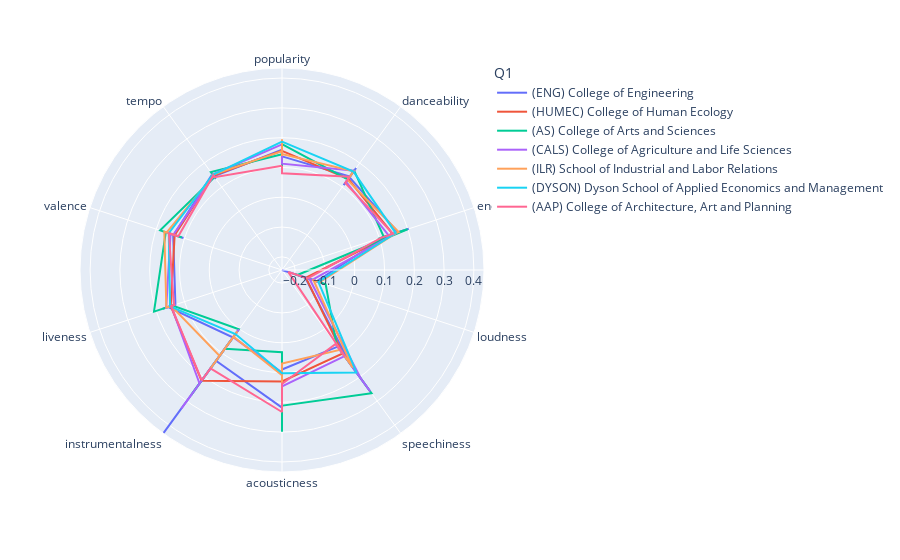

The notebook cell this image was saved under:
### Code cell
fig = px.line_polar(
    melted,
    r='value',
    theta='variable',
    color='Q1',
    line_close=True,
    color_discrete_sequence=px.colors.qualitative.Plotly,
    #template='plotly_white',
)
fig.show()

### Figure 1 — Plotly figure (JSON) as saved in the notebook; plotly's stock layout.template omitted (floating-point values rounded to 4 significant figures; data arrays with more than 128 entries replaced by an {"elided": "..."} marker saying what was removed)
{"data": [{"hovertemplate": "Q1=(ENG) College of Engineering<br>value=%{r}<br>variable=%{theta}<extra></extra>", "legendgroup": "(ENG) College of Engineering", "line": {"color": "#636EFA", "dash": "solid"}, "marker": {"symbol": "circle"}, "mode": "lines", "name": "(ENG) College of Engineering", "r": [0.1596, 0.1668, 0.1868, 0.1487, 0.1345, 0.1207, 0.08348, 0.1633, 0.1752, 0.1563, 0.1542, 0.1373, 0.1434, 0.1431, 0.165, 0.1791, 0.1595, 0.1177, 0.1077, 0.14, 0.1661, 0.1663, 0.1598, 0.1409, 0.1648, 0.1605, 0.1485, 0.1425, 0.1506, 0.2032, 0.1016, 0.1245, 0.1493, 0.1554, 0.1561, 0.125, -0.1223, -0.1261, -0.1263, -0.1333, -0.1251, -0.09858, -0.2442, -0.2059, -0.126, -0.1295, -0.1157, -0.1626, 0.1471, 0.1409, 0.2395, 0.258, 0.1213, 0.1428, 0.1183, 0.1718, 0.1933, 0.1896, 0.1603, 0.07368, 0.08995, 0.1078, 0.1068, 0.1031, 0.1155, 0.03626, 0.241, 0.1564, 0.107, 0.08466, 0.1015, 0.2179, 0.1325, 0.05431, 0.05982, 0.01186, 0.02965, 0.183, 0.4339, 0.1713, 0.03108, 0.02399, 0.01373, 0.03589, 0.1576, 0.1622, 0.1765, 0.1574, 0.1476, 0.1673, 0.1396, 0.1322, 0.1521, 0.1498, 0.1379, 0.132, 0.14, 0.1576, 0.1313, 0.1491, 0.1688, 0.1469, 0.1036, 0.1354, 0.1376, 0.1491, 0.1559, 0.1376, 0.1539, 0.154, 0.1471, 0.14, 0.1449, 0.1577, 0.1339, 0.1373, 0.1539, 0.1551, 0.1483, 0.1444, 0.1596], "showlegend": true, "subplot": "polar", "theta": ["popularity", "popularity", "popularity", "popularity", "popularity", "popularity", "popularity", "popularity", "popularity", "popularity", "popularity", "popularity", "danceability", "danceability", "danceability", "danceability", "danceability", "danceability", "danceability", "danceability", "danceability", "danceability", "danceability", "danceability", "energy", "energy", "energy", "energy", "energy", "energy", "energy", "energy", "energy", "energy", "energy", "energy", "loudness", "loudness", "loudness", "loudness", "loudness", "loudness", "loudness", "loudness", "loudness", "loudness", "loudness", "loudness", "speechiness", "speechiness", "speechiness", "speechiness", "speechiness", "speechiness", "speechiness", "speechiness", "speechiness", "speechiness", "speechiness", "speechiness", "acousticness", "acousticness", "acousticness", "acousticness", "acousticness", "acousticness", "acousticness", "acousticness", "acousticness", "acousticness", "acousticness", "acousticness", "instrumentalness", "instrumentalness", "instrumentalness", "instrumentalness", "instrumentalness", "instrumentalness", "instrumentalness", "instrumentalness", "instrumentalness", "instrumentalness", "instrumentalness", "instrumentalness", "liveness", "liveness", "liveness", "liveness", "liveness", "liveness", "liveness", "liveness", "liveness", "liveness", "liveness", "liveness", "valence", "valence", "valence", "valence", "valence", "valence", "valence", "valence", "valence", "valence", "valence", "valence", "tempo", "tempo", "tempo", "tempo", "tempo", "tempo", "tempo", "tempo", "tempo", "tempo", "tempo", "tempo", "popularity"], "type": "scatterpolar"}, {"hovertemplate": "Q1=(HUMEC) College of Human Ecology<br>value=%{r}<br>variable=%{theta}<extra></extra>", "legendgroup": "(HUMEC) College of Human Ecology", "line": {"color": "#EF553B", "dash": "solid"}, "marker": {"symbol": "circle"}, "mode": "lines", "name": "(HUMEC) College of Human Ecology", "r": [0.156, 0.134, 0.1469, -0.1598, 0.1024, 0.1298, 0.2152, 0.1486, 0.1347, 0.1478, 0.156], "showlegend": true, "subplot": "polar", "theta": ["popularity", "danceability", "energy", "loudness", "speechiness", "acousticness", "instrumentalness", "liveness", "valence", "tempo", "popularity"], "type": "scatterpolar"}, {"hovertemplate": "Q1=(AS) College of Arts and Sciences<br>value=%{r}<br>variable=%{theta}<extra></extra>", "legendgroup": "(AS) College of Arts and Sciences", "line": {"color": "#00CC96", "dash": "solid"}, "marker": {"symbol": "circle"}, "mode": "lines", "name": "(AS) College of Arts and Sciences", "r": {"elided": "151 float values"}, "showlegend": true, "subplot": "polar", "theta": {"elided": "151 str values"}, "type": "scatterpolar"}, {"hovertemplate": "Q1=(CALS) College of Agriculture and Life Sciences<br>value=%{r}<br>variable=%{theta}<extra></extra>", "legendgroup": "(CALS) College of Agriculture and Life Sciences", "line": {"color": "#AB63FA", "dash": "solid"}, "marker": {"symbol": "circle"}, "mode": "lines", "name": "(CALS) College of Agriculture and Life Sciences", "r": [0.1778, 0.1331, 0.1648, 0.167, 0.1565, 0.1492, 0.1605, 0.1587, 0.1181, 0.1128, 0.1676, 0.1716, 0.1374, 0.1356, 0.1379, 0.1715, 0.1614, 0.1345, 0.1309, 0.1218, 0.1321, 0.1586, 0.1255, 0.1257, 0.1412, 0.1513, 0.1529, 0.1456, 0.1326, 0.1619, -0.1374, -0.1221, -0.1857, -0.1642, -0.1553, -0.1156, -0.12, -0.1499, -0.1813, -0.1471, 0.2051, 0.2595, 0.09833, 0.06351, 0.1198, 0.2139, 0.1687, 0.09091, 0.09317, 0.1131, 0.1465, 0.06869, 0.1865, 0.2194, 0.1592, 0.09258, 0.1052, 0.1411, 0.171, 0.1003, 0.03447, 0.02358, 0.1874, 0.06242, 0.05852, 0.002246, 0.0376, 0.1754, 0.3304, 0.2269, 0.1468, 0.1554, 0.1327, 0.1359, 0.1477, 0.1333, 0.1446, 0.1398, 0.1302, 0.1644, 0.1492, 0.1406, 0.1436, 0.1398, 0.1665, 0.1523, 0.1464, 0.1476, 0.1277, 0.1394, 0.1466, 0.1515, 0.1416, 0.148, 0.1477, 0.1467, 0.1486, 0.1496, 0.1457, 0.1519, 0.1778], "showlegend": true, "subplot": "polar", "theta": ["popularity", "popularity", "popularity", "popularity", "popularity", "popularity", "popularity", "popularity", "popularity", "popularity", "danceability", "danceability", "danceability", "danceability", "danceability", "danceability", "danceability", "danceability", "danceability", "danceability", "energy", "energy", "energy", "energy", "energy", "energy", "energy", "energy", "energy", "energy", "loudness", "loudness", "loudness", "loudness", "loudness", "loudness", "loudness", "loudness", "loudness", "loudness", "speechiness", "speechiness", "speechiness", "speechiness", "speechiness", "speechiness", "speechiness", "speechiness", "speechiness", "speechiness", "acousticness", "acousticness", "acousticness", "acousticness", "acousticness", "acousticness", "acousticness", "acousticness", "acousticness", "acousticness", "instrumentalness", "instrumentalness", "instrumentalness", "instrumentalness", "instrumentalness", "instrumentalness", "instrumentalness", "instrumentalness", "instrumentalness", "instrumentalness", "liveness", "liveness", "liveness", "liveness", "liveness", "liveness", "liveness", "liveness", "liveness", "liveness", "valence", "valence", "valence", "valence", "valence", "valence", "valence", "valence", "valence", "valence", "tempo", "tempo", "tempo", "tempo", "tempo", "tempo", "tempo", "tempo", "tempo", "tempo", "popularity"], "type": "scatterpolar"}, {"hovertemplate": "Q1=(ILR) School of Industrial and Labor Relations<br>value=%{r}<br>variable=%{theta}<extra></extra>", "legendgroup": "(ILR) School of Industrial and Labor Relations", "line": {"color": "#FFA15A", "dash": "solid"}, "marker": {"symbol": "circle"}, "mode": "lines", "name": "(ILR) School of Industrial and Labor Relations", "r": [0.1547, 0.1946, 0.1861, 0.1384, 0.1455, 0.1651, 0.161, 0.1522, 0.1526, 0.1298, 0.1677, 0.156, 0.1359, 0.1669, 0.1605, -0.111, -0.1218, -0.1374, -0.1073, -0.1328, 0.1561, 0.1188, 0.1607, 0.1147, 0.08728, 0.07011, 0.1317, 0.1492, 0.08419, 0.1093, 0.03273, 0.1636, 0.04998, 0.01068, 0.112, 0.147, 0.1428, 0.1343, 0.1493, 0.164, 0.1712, 0.1685, 0.1275, 0.1631, 0.1631, 0.1471, 0.1422, 0.138, 0.1487, 0.1512, 0.1547], "showlegend": true, "subplot": "polar", "theta": ["popularity", "popularity", "popularity", "popularity", "popularity", "danceability", "danceability", "danceability", "danceability", "danceability", "energy", "energy", "energy", "energy", "energy", "loudness", "loudness", "loudness", "loudness", "loudness", "speechiness", "speechiness", "speechiness", "speechiness", "speechiness", "acousticness", "acousticness", "acousticness", "acousticness", "acousticness", "instrumentalness", "instrumentalness", "instrumentalness", "instrumentalness", "instrumentalness", "liveness", "liveness", "liveness", "liveness", "liveness", "valence", "valence", "valence", "valence", "valence", "tempo", "tempo", "tempo", "tempo", "tempo", "popularity"], "type": "scatterpolar"}, {"hovertemplate": "Q1=(DYSON) Dyson School of Applied Economics and Management<br>value=%{r}<br>variable=%{theta}<extra></extra>", "legendgroup": "(DYSON) Dyson School of Applied Economics and Management", "line": {"color": "#19D3F3", "dash": "solid"}, "marker": {"symbol": "circle"}, "mode": "lines", "name": "(DYSON) Dyson School of Applied Economics and Management", "r": [0.1866, 0.1642, 0.1571, -0.1157, 0.1809, 0.1021, 0.02172, 0.1509, 0.1554, 0.1506, 0.1866], "showlegend": true, "subplot": "polar", "theta": ["popularity", "danceability", "energy", "loudness", "speechiness", "acousticness", "instrumentalness", "liveness", "valence", "tempo", "popularity"], "type": "scatterpolar"}, {"hovertemplate": "Q1=(AAP) College of Architecture, Art and Planning<br>value=%{r}<br>variable=%{theta}<extra></extra>", "legendgroup": "(AAP) College of Architecture, Art and Planning", "line": {"color": "#FF6692", "dash": "solid"}, "marker": {"symbol": "circle"}, "mode": "lines", "name": "(AAP) College of Architecture, Art and Planning", "r": [0.1056, 0.08079, 0.1423, 0.1169, 0.1478, 0.1052, -0.1537, -0.2217, 0.1155, 0.0623, 0.1387, 0.2325, 0.1643, 0.2141, 0.1471, 0.1374, 0.1553, 0.1219, 0.1483, 0.1407, 0.1056], "showlegend": true, "subplot": "polar", "theta": ["popularity", "popularity", "danceability", "danceability", "energy", "energy", "loudness", "loudness", "speechiness", "speechiness", "acousticness", "acousticness", "instrumentalness", "instrumentalness", "liveness", "liveness", "valence", "valence", "tempo", "tempo", "popularity"], "type": "scatterpolar"}], "layout": {"legend": {"title": {"text": "Q1"}, "tracegroupgap": 0}, "margin": {"t": 60}, "polar": {"angularaxis": {"direction": "clockwise", "rotation": 90}, "domain": {"x": [0, 1], "y": [0, 1]}}}}
